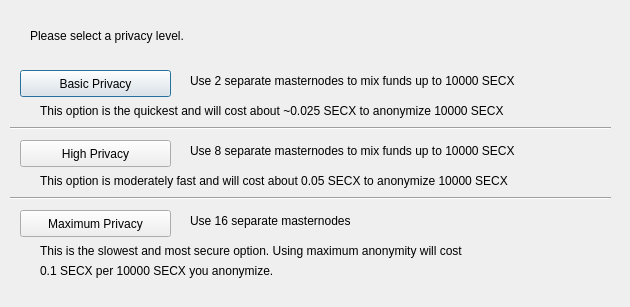
<?xml version="1.0" encoding="UTF-8"?>
<ui version="4.0">
 <class>ObfuscationConfig</class>
 <widget class="QDialog" name="ObfuscationConfig">
  <property name="geometry">
   <rect>
    <x>0</x>
    <y>0</y>
    <width>630</width>
    <height>307</height>
   </rect>
  </property>
  <property name="windowTitle">
   <string>Configure Obfuscation</string>
  </property>
  <widget class="QPushButton" name="buttonBasic">
   <property name="geometry">
    <rect>
     <x>20</x>
     <y>70</y>
     <width>151</width>
     <height>27</height>
    </rect>
   </property>
   <property name="text">
    <string>Basic Privacy</string>
   </property>
  </widget>
  <widget class="QPushButton" name="buttonHigh">
   <property name="geometry">
    <rect>
     <x>20</x>
     <y>140</y>
     <width>151</width>
     <height>27</height>
    </rect>
   </property>
   <property name="text">
    <string>High Privacy</string>
   </property>
  </widget>
  <widget class="QPushButton" name="buttonMax">
   <property name="geometry">
    <rect>
     <x>20</x>
     <y>210</y>
     <width>151</width>
     <height>27</height>
    </rect>
   </property>
   <property name="text">
    <string>Maximum Privacy</string>
   </property>
  </widget>
  <widget class="QLabel" name="label">
   <property name="geometry">
    <rect>
     <x>30</x>
     <y>20</y>
     <width>571</width>
     <height>31</height>
    </rect>
   </property>
   <property name="text">
    <string>Please select a privacy level.</string>
   </property>
  </widget>
  <widget class="QLabel" name="label_2">
   <property name="geometry">
    <rect>
     <x>190</x>
     <y>70</y>
     <width>421</width>
     <height>21</height>
    </rect>
   </property>
   <property name="text">
    <string>Use 2 separate masternodes to mix funds up to 10000 SECX</string>
   </property>
  </widget>
  <widget class="QLabel" name="label_3">
   <property name="geometry">
    <rect>
     <x>190</x>
     <y>140</y>
     <width>411</width>
     <height>21</height>
    </rect>
   </property>
   <property name="text">
    <string>Use 8 separate masternodes to mix funds up to 10000 SECX</string>
   </property>
  </widget>
  <widget class="QLabel" name="label_4">
   <property name="geometry">
    <rect>
     <x>190</x>
     <y>210</y>
     <width>421</width>
     <height>21</height>
    </rect>
   </property>
   <property name="text">
    <string>Use 16 separate masternodes</string>
   </property>
  </widget>
  <widget class="QLabel" name="label_6">
   <property name="geometry">
    <rect>
     <x>40</x>
     <y>100</y>
     <width>561</width>
     <height>21</height>
    </rect>
   </property>
   <property name="text">
    <string>This option is the quickest and will cost about ~0.025 SECX to anonymize 10000 SECX</string>
   </property>
  </widget>
  <widget class="QLabel" name="label_7">
   <property name="geometry">
    <rect>
     <x>40</x>
     <y>170</y>
     <width>561</width>
     <height>21</height>
    </rect>
   </property>
   <property name="text">
    <string>This option is moderately fast and will cost about 0.05 SECX to anonymize 10000 SECX</string>
   </property>
  </widget>
  <widget class="QLabel" name="label_8">
   <property name="geometry">
    <rect>
     <x>40</x>
     <y>240</y>
     <width>561</width>
     <height>21</height>
    </rect>
   </property>
   <property name="text">
    <string>This is the slowest and most secure option. Using maximum anonymity will cost</string>
   </property>
  </widget>
  <widget class="QLabel" name="label_9">
   <property name="geometry">
    <rect>
     <x>40</x>
     <y>260</y>
     <width>561</width>
     <height>21</height>
    </rect>
   </property>
   <property name="text">
    <string>0.1 SECX per 10000 SECX you anonymize.</string>
   </property>
  </widget>
  <widget class="Line" name="line">
   <property name="geometry">
    <rect>
     <x>10</x>
     <y>120</y>
     <width>601</width>
     <height>16</height>
    </rect>
   </property>
   <property name="orientation">
    <enum>Qt::Horizontal</enum>
   </property>
  </widget>
  <widget class="Line" name="line_2">
   <property name="geometry">
    <rect>
     <x>10</x>
     <y>190</y>
     <width>601</width>
     <height>16</height>
    </rect>
   </property>
   <property name="orientation">
    <enum>Qt::Horizontal</enum>
   </property>
  </widget>
 </widget>
 <resources/>
 <connections/>
</ui>
